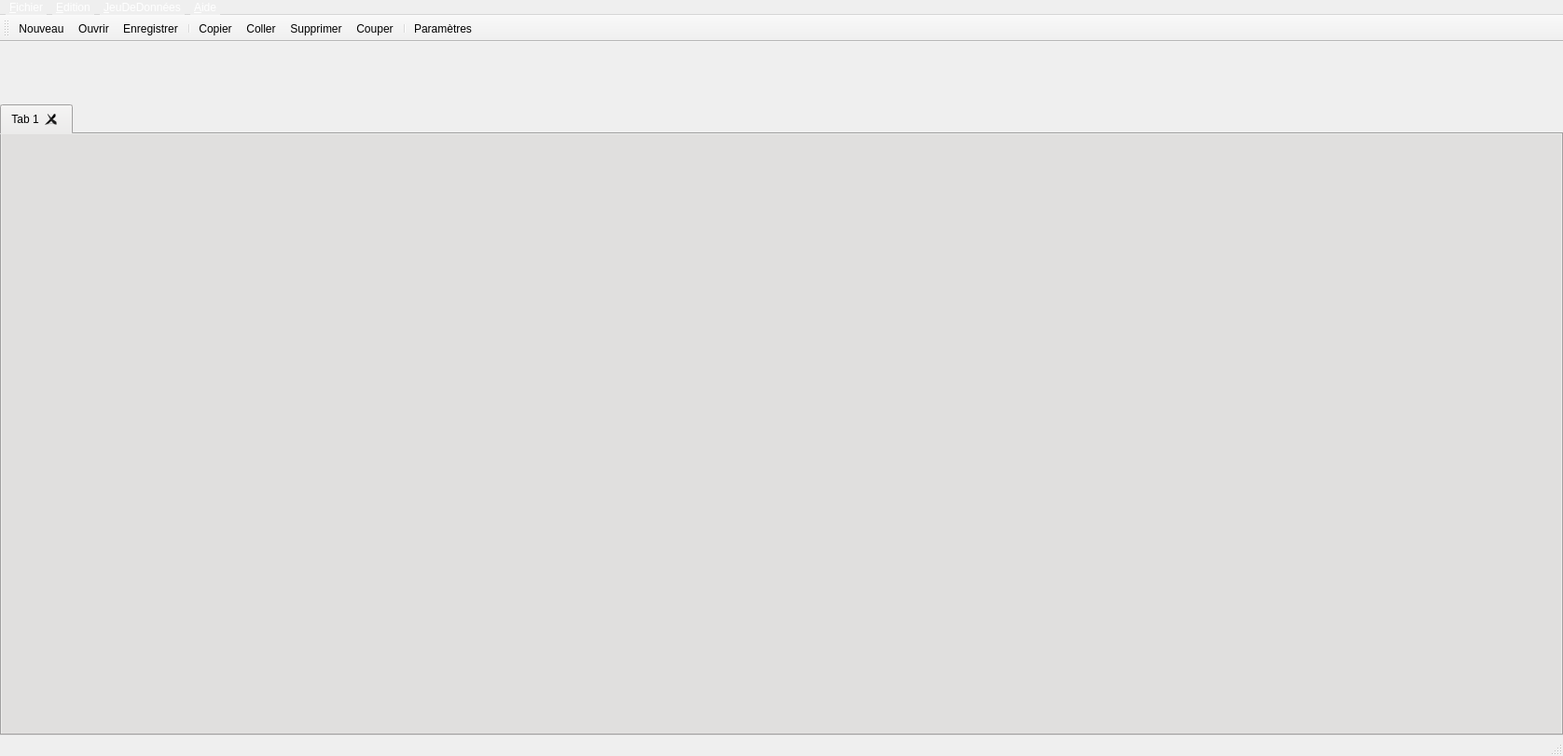
<?xml version="1.0" encoding="UTF-8"?>
<ui version="4.0">
 <class>Eficas</class>
 <widget class="QMainWindow" name="Eficas">
  <property name="geometry">
   <rect>
    <x>0</x>
    <y>0</y>
    <width>1676</width>
    <height>811</height>
   </rect>
  </property>
  <property name="sizePolicy">
   <sizepolicy hsizetype="MinimumExpanding" vsizetype="MinimumExpanding">
    <horstretch>0</horstretch>
    <verstretch>0</verstretch>
   </sizepolicy>
  </property>
  <property name="windowTitle">
   <string>MainWindow</string>
  </property>
  <property name="styleSheet">
   <string notr="true">/* QMenuBar {
     background-color: qlineargradient(x1:0, y1:0, x2:0, y2:1,
                                       stop:0 rgb(226,255,253), stop:1 rgb(191,237,255));
 }*/

QMenuBar {
     background-color: qlineargradient(x1:0, y1:0, x2:0, y2:1,
                                       stop:0 rgb(164,165,178), stop:1 rgb(55,66,126));
 }
 QMenuBar::item {
     spacing: 3px; /* spacing between menu bar items */
     color: white;
     padding: 1px 4px;
     background: transparent;
     border-radius: 4px;
 }

 QMenuBar::item:selected { /* when selected using mouse or keyboard */
     background: #a8a8a8;
 }

 QMenuBar::item:pressed {
     background: #888888;
 }








</string>
  </property>
  <widget class="QWidget" name="centralwidget">
   <property name="styleSheet">
    <string notr="true">QComboBox{combobox-popup:0;}</string>
   </property>
   <layout class="QGridLayout" name="gridLayout">
    <property name="leftMargin">
     <number>0</number>
    </property>
    <property name="topMargin">
     <number>0</number>
    </property>
    <property name="rightMargin">
     <number>0</number>
    </property>
    <property name="bottomMargin">
     <number>0</number>
    </property>
    <item row="0" column="0">
     <widget class="QFrame" name="frameEntete">
      <property name="minimumSize">
       <size>
        <width>0</width>
        <height>61</height>
       </size>
      </property>
      <property name="maximumSize">
       <size>
        <width>16777215</width>
        <height>61</height>
       </size>
      </property>
      <property name="styleSheet">
       <string notr="true">/*background-color: qlineargradient(x1:0, y1:0, x2:0, y2:1,
                                stop:0 rgb(218,229,248), stop:1 rgb(9,86,109));*/
/*background-color:rgb(208,225,238)*/</string>
      </property>
      <property name="frameShape">
       <enum>QFrame::NoFrame</enum>
      </property>
      <property name="frameShadow">
       <enum>QFrame::Raised</enum>
      </property>
      <property name="lineWidth">
       <number>2</number>
      </property>
     </widget>
    </item>
    <item row="1" column="0">
     <widget class="QTabWidget" name="myQtab">
      <property name="styleSheet">
       <string notr="true">background-color:rgb(224,223,222)</string>
      </property>
      <property name="tabPosition">
       <enum>QTabWidget::North</enum>
      </property>
      <property name="currentIndex">
       <number>0</number>
      </property>
      <property name="tabsClosable">
       <bool>true</bool>
      </property>
      <widget class="QWidget" name="tab_3">
       <attribute name="title">
        <string>Tab 1</string>
       </attribute>
      </widget>
     </widget>
    </item>
   </layout>
  </widget>
  <widget class="QMenuBar" name="menubar">
   <property name="geometry">
    <rect>
     <x>0</x>
     <y>0</y>
     <width>1676</width>
     <height>25</height>
    </rect>
   </property>
   <widget class="QMenu" name="menuFichier">
    <property name="title">
     <string>&amp;Fichier</string>
    </property>
    <addaction name="action_Nouveau"/>
    <addaction name="actionNouvel_Include"/>
    <addaction name="actionOuvrir"/>
    <addaction name="actionARemplacer"/>
    <addaction name="separator"/>
    <addaction name="actionEnregistrer"/>
    <addaction name="actionEnregistrer_sous"/>
    <addaction name="actionFermer"/>
    <addaction name="actionFermer_tout"/>
    <addaction name="separator"/>
    <addaction name="actionQuitter"/>
   </widget>
   <widget class="QMenu" name="menuEdition">
    <property name="title">
     <string>&amp;Edition</string>
    </property>
    <addaction name="actionCouper"/>
    <addaction name="actionCopier"/>
    <addaction name="actionColler"/>
    <addaction name="actionSupprimer"/>
    <addaction name="separator"/>
    <addaction name="actionRechercher"/>
    <addaction name="actionRechercherDsCatalogue"/>
    <addaction name="actionDeplier_replier"/>
   </widget>
   <widget class="QMenu" name="menuJdC">
    <property name="title">
     <string>&amp;JeuDeDonnées</string>
    </property>
    <addaction name="actionRapport_de_Validation"/>
    <addaction name="actionRegles_du_JdC"/>
    <addaction name="actionFichier_Source"/>
    <addaction name="actionFichier_Resultat"/>
    <addaction name="separator"/>
    <addaction name="actionCommentaire"/>
    <addaction name="actionParametres"/>
   </widget>
   <widget class="QMenu" name="menuAide">
    <property name="title">
     <string>&amp;Aide</string>
    </property>
    <addaction name="actionEficas"/>
    <addaction name="actionParametres_Eficas"/>
    <addaction name="actionVersion"/>
   </widget>
   <addaction name="menuFichier"/>
   <addaction name="menuEdition"/>
   <addaction name="menuJdC"/>
   <addaction name="menuAide"/>
  </widget>
  <widget class="QStatusBar" name="statusbar"/>
  <widget class="QToolBar" name="toolBar">
   <property name="windowTitle">
    <string>toolBar</string>
   </property>
   <property name="iconSize">
    <size>
     <width>36</width>
     <height>36</height>
    </size>
   </property>
   <attribute name="toolBarArea">
    <enum>TopToolBarArea</enum>
   </attribute>
   <attribute name="toolBarBreak">
    <bool>false</bool>
   </attribute>
   <addaction name="action_Nouveau"/>
   <addaction name="actionOuvrir"/>
   <addaction name="actionEnregistrer"/>
   <addaction name="separator"/>
   <addaction name="actionCopier"/>
   <addaction name="actionColler"/>
   <addaction name="actionSupprimer"/>
   <addaction name="actionCouper"/>
   <addaction name="separator"/>
   <addaction name="actionParametres"/>
  </widget>
  <action name="action_Nouveau">
   <property name="icon">
    <iconset theme="document-new">
     <normaloff>.</normaloff>.</iconset>
   </property>
   <property name="text">
    <string>&amp;Nouveau</string>
   </property>
   <property name="shortcut">
    <string>Ctrl+N</string>
   </property>
  </action>
  <action name="actionNouvel_Include">
   <property name="text">
    <string>Nouvel Include</string>
   </property>
   <property name="shortcut">
    <string>Shift+I</string>
   </property>
  </action>
  <action name="actionARemplacer">
   <property name="text">
    <string>&amp;bad</string>
   </property>
  </action>
  <action name="actionOuvrir">
   <property name="icon">
    <iconset theme="document-open">
     <normaloff>.</normaloff>.</iconset>
   </property>
   <property name="text">
    <string>&amp;Ouvrir</string>
   </property>
   <property name="shortcut">
    <string>Ctrl+O</string>
   </property>
  </action>
  <action name="actionEnregistrer">
   <property name="icon">
    <iconset theme="document-save">
     <normaloff>.</normaloff>.</iconset>
   </property>
   <property name="text">
    <string>Enregistrer</string>
   </property>
   <property name="shortcut">
    <string>Ctrl+S</string>
   </property>
  </action>
  <action name="actionParametres_Eficas">
   <property name="text">
    <string>Parametres Eficas</string>
   </property>
  </action>
  <action name="actionEnregistrer_sous">
   <property name="icon">
    <iconset theme="document-save-as">
     <normaloff>.</normaloff>.</iconset>
   </property>
   <property name="text">
    <string>Enregistrer sous</string>
   </property>
   <property name="shortcut">
    <string>Ctrl+Shift+S</string>
   </property>
  </action>
  <action name="actionFermer">
   <property name="text">
    <string>Fermer </string>
   </property>
   <property name="shortcut">
    <string>Ctrl+W</string>
   </property>
  </action>
  <action name="actionFermer_tout">
   <property name="text">
    <string>Fermer tout</string>
   </property>
  </action>
  <action name="actionCouper">
   <property name="icon">
    <iconset theme="edit-cut">
     <normaloff>.</normaloff>.</iconset>
   </property>
   <property name="text">
    <string>Couper</string>
   </property>
   <property name="shortcut">
    <string>Ctrl+X</string>
   </property>
   <property name="shortcutContext">
    <enum>Qt::ApplicationShortcut</enum>
   </property>
  </action>
  <action name="actionCopier">
   <property name="icon">
    <iconset theme="edit-copy">
     <normaloff>.</normaloff>.</iconset>
   </property>
   <property name="text">
    <string>Copier</string>
   </property>
   <property name="shortcut">
    <string>Ctrl+C</string>
   </property>
   <property name="shortcutContext">
    <enum>Qt::ApplicationShortcut</enum>
   </property>
  </action>
  <action name="actionColler">
   <property name="icon">
    <iconset theme="edit-paste">
     <normaloff>.</normaloff>.</iconset>
   </property>
   <property name="text">
    <string>Coller</string>
   </property>
   <property name="shortcut">
    <string>Ctrl+V</string>
   </property>
   <property name="shortcutContext">
    <enum>Qt::ApplicationShortcut</enum>
   </property>
  </action>
  <action name="actionQuitter">
   <property name="text">
    <string>Quitter</string>
   </property>
   <property name="shortcut">
    <string>Ctrl+Q</string>
   </property>
  </action>
  <action name="actionRapport_de_Validation">
   <property name="text">
    <string>Rapport de Validation</string>
   </property>
   <property name="shortcut">
    <string>Shift+V</string>
   </property>
   <property name="autoRepeat">
    <bool>false</bool>
   </property>
  </action>
  <action name="actionFichier_Source">
   <property name="text">
    <string>Fichier Source</string>
   </property>
  </action>
  <action name="actionFichier_Resultat">
   <property name="text">
    <string>Fichier Résultat</string>
   </property>
  </action>
  <action name="actionLecteur_Pdf">
   <property name="text">
    <string>Lecteur documentation</string>
   </property>
  </action>
  <action name="actionEficas">
   <property name="text">
    <string>Eficas</string>
   </property>
  </action>
  <action name="actionVersion">
   <property name="text">
    <string>Version</string>
   </property>
  </action>
  <action name="actionSupprimer">
   <property name="icon">
    <iconset theme="edit-delete">
     <normaloff>.</normaloff>.</iconset>
   </property>
   <property name="text">
    <string>Supprimer</string>
   </property>
  </action>
  <action name="actionRechercherDsCatalogue">
   <property name="text">
    <string>Chercher Mot-Clef</string>
   </property>
   <property name="toolTip">
    <string> Rechercher dans le catalogue</string>
   </property>
   <property name="shortcut">
    <string>Shift+F</string>
   </property>
   <property name="shortcutContext">
    <enum>Qt::ApplicationShortcut</enum>
   </property>
  </action>
  <action name="actionRechercher">
   <property name="icon">
    <iconset theme="edit-find">
     <normaloff>.</normaloff>.</iconset>
   </property>
   <property name="text">
    <string>Rechercher</string>
   </property>
   <property name="toolTip">
    <string> Rechercher dans l'arbre d'etude</string>
   </property>
   <property name="shortcut">
    <string>Ctrl+F</string>
   </property>
   <property name="shortcutContext">
    <enum>Qt::ApplicationShortcut</enum>
   </property>
  </action>
  <action name="actionDeplier_replier">
   <property name="text">
    <string>Replier/Deplier</string>
   </property>
   <property name="shortcut">
    <string>Shift+D</string>
   </property>
  </action>
  <action name="actionCommentaire">
   <property name="text">
    <string>Commentaire</string>
   </property>
   <property name="shortcut">
    <string>Shift+C</string>
   </property>
  </action>
  <action name="actionParametres">
   <property name="icon">
    <iconset>
     <normaloff>../Editeur/icons/parametres.png</normaloff>../Editeur/icons/parametres.png</iconset>
   </property>
   <property name="text">
    <string>Paramètres</string>
   </property>
   <property name="toolTip">
    <string>Gestion des paramètres</string>
   </property>
   <property name="shortcut">
    <string>Shift+P</string>
   </property>
  </action>
  <action name="actionParametre_Eficas">
   <property name="text">
    <string>Parametre Eficas</string>
   </property>
  </action>
  <action name="actionRegles_du_JdC">
   <property name="text">
    <string>Régles du JdC</string>
   </property>
  </action>
 </widget>
 <resources/>
 <connections/>
</ui>
